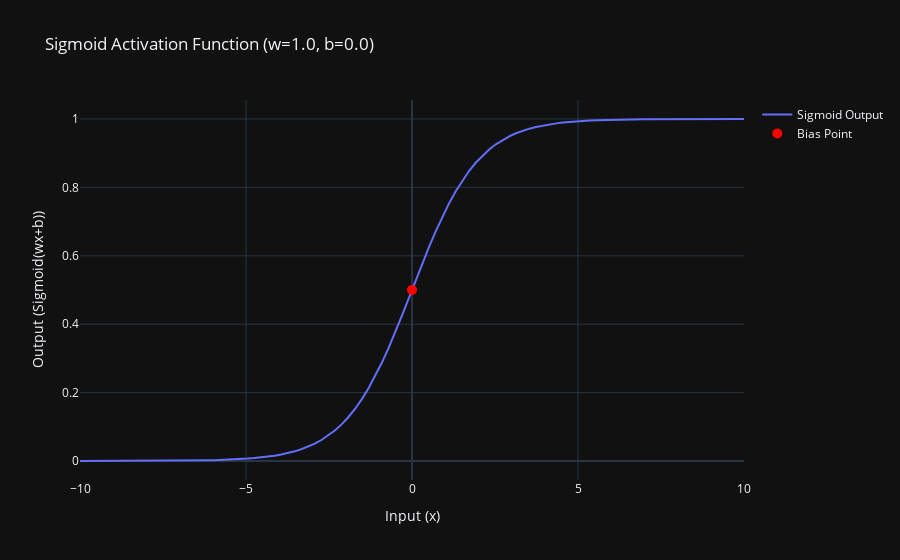

The code cell stored with this chart in its notebook:
### Code cell
import numpy as np
import plotly.graph_objects as go
import ipywidgets as widgets
from IPython.display import display

def sigmoid(x):
    return 1 / (1 + np.exp(-x))

def linear(x):
    return x

def update_plot(w, b, activation):
    x_vals = np.linspace(-10, 10, 100)
    z_vals = w * x_vals + b
    
    if activation == 'Sigmoid':
        y_vals = sigmoid(z_vals)
    else:
        y_vals = linear(z_vals)
    
    fig = go.Figure()
    fig.add_trace(go.Scatter(x=x_vals, y=y_vals, mode='lines', name=f'{activation} Output'))
    fig.add_trace(go.Scatter(x=[0], y=[sigmoid(b) if activation == 'Sigmoid' else b], mode='markers', marker=dict(size=10, color='red'), name='Bias Point'))
    
    fig.update_layout(title=f'{activation} Activation Function (w={w}, b={b})', xaxis_title='Input (x)', yaxis_title=f'Output ({activation}(wx+b))', template='plotly_dark')
    fig.show()

# Widgets for interaction
w_slider = widgets.FloatSlider(min=-5, max=5, step=0.1, value=1, description='Weight (w)')
b_slider = widgets.FloatSlider(min=-5, max=5, step=0.1, value=0, description='Bias (b)')
activation_dropdown = widgets.Dropdown(options=['Sigmoid', 'Linear'], value='Sigmoid', description='Activation')

ui = widgets.VBox([w_slider, b_slider, activation_dropdown])
output = widgets.Output()

def on_value_change(change):
    with output:
        output.clear_output(wait=True)
        update_plot(w_slider.value, b_slider.value, activation_dropdown.value)

w_slider.observe(on_value_change, names='value')
b_slider.observe(on_value_change, names='value')
activation_dropdown.observe(on_value_change, names='value')

display(ui, output)
update_plot(w_slider.value, b_slider.value, activation_dropdown.value)

### Figure 1 — Plotly figure (JSON) as saved in the notebook; plotly's stock layout.template omitted (floating-point values rounded to 4 significant figures)
{"data": [{"mode": "lines", "name": "Sigmoid Output", "type": "scatter", "x": [-10.0, -9.798, -9.596, -9.394, -9.192, -8.99, -8.788, -8.586, -8.384, -8.182, -7.98, -7.778, -7.576, -7.374, -7.172, -6.97, -6.768, -6.566, -6.364, -6.162, -5.96, -5.758, -5.556, -5.354, -5.152, -4.949, -4.747, -4.545, -4.343, -4.141, -3.939, -3.737, -3.535, -3.333, -3.131, -2.929, -2.727, -2.525, -2.323, -2.121, -1.919, -1.717, -1.515, -1.313, -1.111, -0.9091, -0.7071, -0.5051, -0.303, -0.101, 0.101, 0.303, 0.5051, 0.7071, 0.9091, 1.111, 1.313, 1.515, 1.717, 1.919, 2.121, 2.323, 2.525, 2.727, 2.929, 3.131, 3.333, 3.535, 3.737, 3.939, 4.141, 4.343, 4.545, 4.747, 4.949, 5.152, 5.354, 5.556, 5.758, 5.96, 6.162, 6.364, 6.566, 6.768, 6.97, 7.172, 7.374, 7.576, 7.778, 7.98, 8.182, 8.384, 8.586, 8.788, 8.99, 9.192, 9.394, 9.596, 9.798, 10.0], "y": [4.54e-05, 5.556e-05, 6.8e-05, 8.322e-05, 0.0001018, 0.0001246, 0.0001525, 0.0001867, 0.0002285, 0.0002796, 0.0003422, 0.0004188, 0.0005125, 0.0006271, 0.0007674, 0.0009391, 0.001149, 0.001406, 0.00172, 0.002104, 0.002574, 0.003149, 0.003851, 0.004709, 0.005757, 0.007037, 0.008599, 0.0105, 0.01283, 0.01565, 0.01909, 0.02326, 0.02832, 0.03445, 0.04183, 0.05072, 0.06138, 0.07411, 0.08922, 0.1071, 0.128, 0.1522, 0.1802, 0.212, 0.2477, 0.2872, 0.3302, 0.3764, 0.4248, 0.4748, 0.5252, 0.5752, 0.6236, 0.6698, 0.7128, 0.7523, 0.788, 0.8198, 0.8478, 0.872, 0.8929, 0.9108, 0.9259, 0.9386, 0.9493, 0.9582, 0.9656, 0.9717, 0.9767, 0.9809, 0.9843, 0.9872, 0.9895, 0.9914, 0.993, 0.9942, 0.9953, 0.9961, 0.9969, 0.9974, 0.9979, 0.9983, 0.9986, 0.9989, 0.9991, 0.9992, 0.9994, 0.9995, 0.9996, 0.9997, 0.9997, 0.9998, 0.9998, 0.9998, 0.9999, 0.9999, 0.9999, 0.9999, 0.9999, 1.0]}, {"marker": {"color": "red", "size": 10}, "mode": "markers", "name": "Bias Point", "type": "scatter", "x": [0], "y": [0.5]}], "layout": {"title": {"text": "Sigmoid Activation Function (w=1.0, b=0.0)"}, "xaxis": {"title": {"text": "Input (x)"}}, "yaxis": {"title": {"text": "Output (Sigmoid(wx+b))"}}}}
